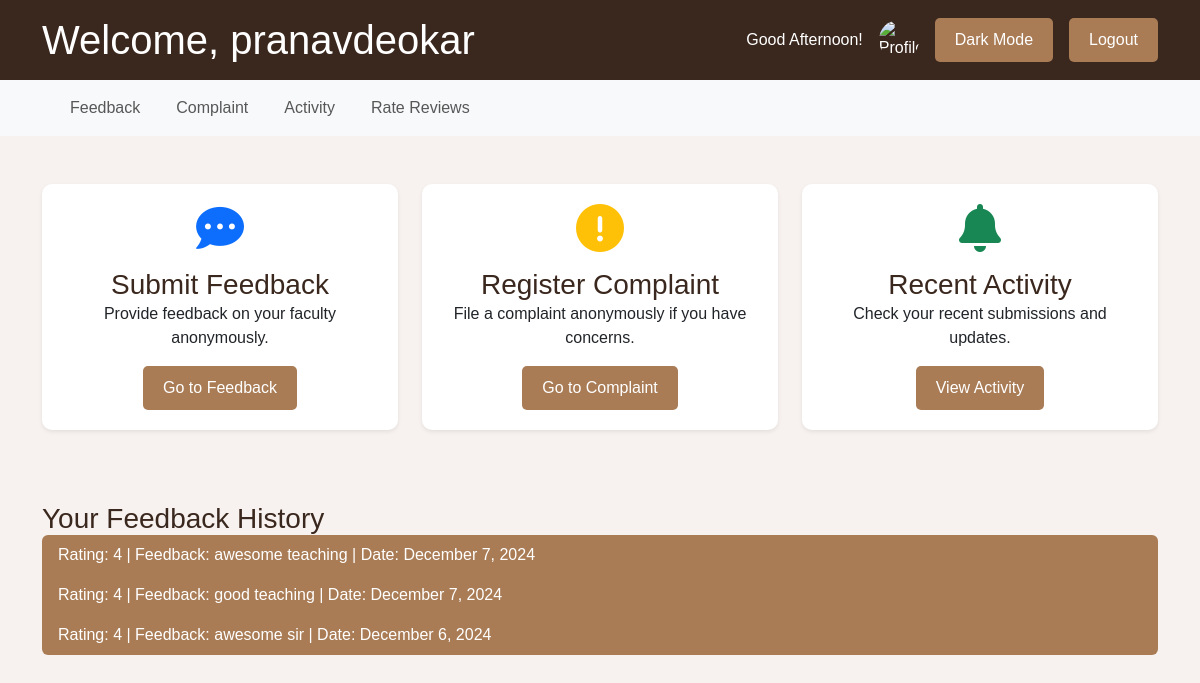
The app's page /dashboard.php (signed in) with its own data.
### tables this page shows
CREATE TABLE `feedbacks` (
  `feedback_id` int(11) NOT NULL,
  `teacher_id` int(11) NOT NULL,
  `student_id` int(11) NOT NULL,
  `feedback` text NOT NULL,
  `rating` int(11) NOT NULL,
  `timestamp` timestamp NOT NULL DEFAULT current_timestamp(),
  `teacher_name` varchar(255) DEFAULT NULL
);

### dashboard.php (the view, shortened to what this page needs)
<?php
include('db_connection.php');
$username = $_SESSION['username'];
$studentQuery = "SELECT id FROM users WHERE username = ?";
$stmt = $conn->prepare($studentQuery);
$stmt->bind_param("s", $username);
$stmt->execute();
$result = $stmt->get_result();
if ($result->num_rows > 0) {
    $student = $result->fetch_assoc();
    $studentId = $student['id'];
    $feedbackQuery = "SELECT feedback, rating, timestamp FROM feedbacks WHERE student_id = ? ORDER BY timestamp DESC LIMIT 3";
    $stmt = $conn->prepare($feedbackQuery);
    $stmt->bind_param("i", $studentId);
    $stmt->execute();
    $feedbackResult = $stmt->get_result();
    $feedbacks = $feedbackResult->fetch_all(MYSQLI_ASSOC);
} else {
    $feedbacks = [];
}
?>
<!DOCTYPE html>
<html lang="en">
<head>
    <link href="https://cdn.jsdelivr.net/npm/bootstrap@5.3.0-alpha1/dist/css/bootstrap.min.css" rel="stylesheet">
    <link rel="stylesheet" href="https://cdnjs.cloudflare.com/ajax/libs/font-awesome/6.0.0-beta3/css/all.min.css">
    <link rel="stylesheet" href="styles.css">
</head>
<body>
<header class="bg-custom text-white p-3">
    <div class="container d-flex justify-content-between align-items-center">
        <h1 class="text-white">Welcome, <span id="studentName"><?php echo $_SESSION['username']; ?></span></h1>
        <div class="d-flex align-items-center">
            <span class="me-3 text-white">Good <span id="greetingTime">Day</span>!</span>
            <img src="avatar.png" alt="Profile Picture" class="rounded-circle" width="40" height="40">
            <button id="darkModeToggle" class="btn btn-outline-light ms-3">Dark Mode</button>
            <button id="logoutButton" class="btn btn-outline-light ms-3">Logout</button>
        </div>
    </div>
</header>
<nav class="navbar navbar-expand-lg navbar-light bg-light">
    <div class="container">
        <div class="collapse navbar-collapse" id="navbarNav">
            <ul class="navbar-nav">
                <li class="nav-item"><a class="nav-link" href="feedback.html">Feedback</a></li>
                <li class="nav-item"><a class="nav-link" href="complaint.html">Complaint</a></li>
                <li class="nav-item"><a class="nav-link" href="activity.php">Activity</a></li>
                <li class="nav-item"><a class="nav-link" href="rating.php">Rate Reviews</a></li>
            </ul>
        </div>
    </div>
</nav>
<section class="container my-5">
    <div class="row text-center">
        <div class="col-md-4">
            <div class="card shadow-sm mb-4">
                <div class="card-body">
                    <i class="fas fa-comment-dots fa-3x mb-3 text-primary"></i>
                    <h3>Submit Feedback</h3>
                    <p>Provide feedback on your faculty anonymously.</p>
                    <a href="feedback.html" class="btn btn-primary">Go to Feedback</a>
                </div>
            </div>
        </div>
        <div class="col-md-4">
            <div class="card shadow-sm mb-4">
                <div class="card-body">
                    <i class="fas fa-exclamation-circle fa-3x mb-3 text-warning"></i>
                    <h3>Register Complaint</h3>
                    <p>File a complaint anonymously if you have concerns.</p>
                    <a href="complaint.html" class="btn btn-warning">Go to Complaint</a>
                </div>
            </div>
        </div>
        <div class="col-md-4">
            <div class="card shadow-sm mb-4">
                <div class="card-body">
                    <i class="fas fa-bell fa-3x mb-3 text-success"></i>
                    <h3>Recent Activity</h3>
                    <p>Check your recent submissions and updates.</p>
                    <a href="activity.php" class="btn btn-success">View Activity</a>
                </div>
            </div>
        </div>
    </div>
</section>
<section class="container my-5">
    <div class="row mt-5">
        <div class="col-md-12">
            <h3>Your Feedback History</h3>
            <ul id="feedbackHistory" class="list-group">
                <?php
                if (count($feedbacks) > 0) {
                    foreach ($feedbacks as $feedback) {
                        $timestamp = new DateTime($feedback['timestamp']);
                        echo "<li class='list-group-item'>
                                Rating: {$feedback['rating']} |
                                Feedback: {$feedback['feedback']} |
                                Date: {$timestamp->format('F j, Y')}
                              </li>";
                    }
                } else {
                    echo "<li class='list-group-item'>No feedback submitted yet.</li>";
                }
                ?>
            </ul>
        </div>
    </div>
</section>
</body>
</html>

### styles.css (style rules this page uses)
body { font-family: Arial, sans-serif; background-color: #f2e6d9; color: #3a271d; }
h1, h3 { margin: 0; color: #3a271d; }
.card { border: none; background-color: #fff; box-shadow: 0 4px 8px rgba(0, 0, 0, 0.1); transition: transform 0.2s ease-in-out; border-radius: 10px; }
.card-body { padding: 20px; text-align: center; }
.card-body i { font-size: 3rem; color: #a97c56; }
.bg-custom { background-color: #3a271d; }
.text-white { color: #ffffff; }
.btn-outline-light { color: #3a271d; background-color: #ffffff; border-color: #ffffff; }
.btn { background-color: #a97c56; color: white; padding: 10px 20px; border: none; border-radius: 5px; cursor: pointer; transition: background-color 0.3s ease; }
header, footer { background-color: #a97c56; color: white; text-align: center; padding: 15px; }
nav a { color: #3a271d; text-decoration: none; padding: 10px 15px; font-size: 18px; font-weight: bold; }
nav { text-align: right; padding: 20px; background-color: #a97c56; position: relative; }
nav ul { list-style: none; margin: 0; padding: 0; }
nav ul li { display: inline-block; margin-left: 20px; }
body { background-color: #f7f2ef; font-family: Arial, sans-serif; }
.btn-primary, .btn-warning, .btn-success, .btn-info { border: none; }
.card { border: none; }
.list-group-item { background-color: #a97c56; color: white; border: none; }

### records on screen
feedbacks: rating "4", feedback "awesome teaching", timestamp "December 7, 2024"
feedbacks: rating "4", feedback "good teaching", timestamp "December 7, 2024"
feedbacks: rating "4", feedback "awesome sir", timestamp "December 6, 2024"

### other values on screen
$_SESSION['username'] "pranavdeokar"
